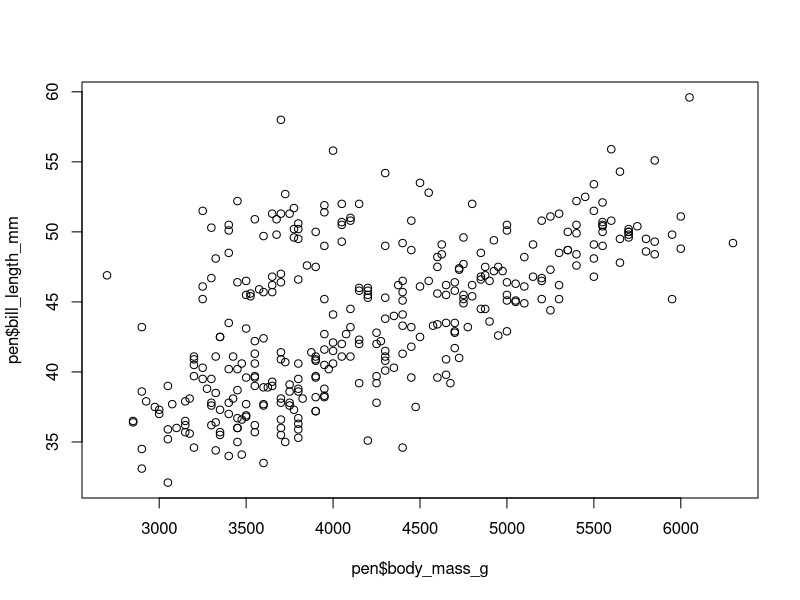
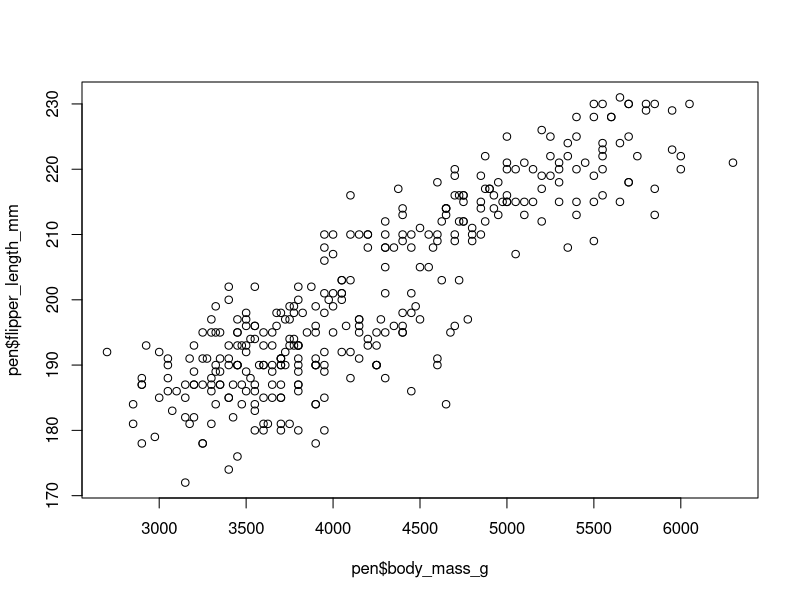
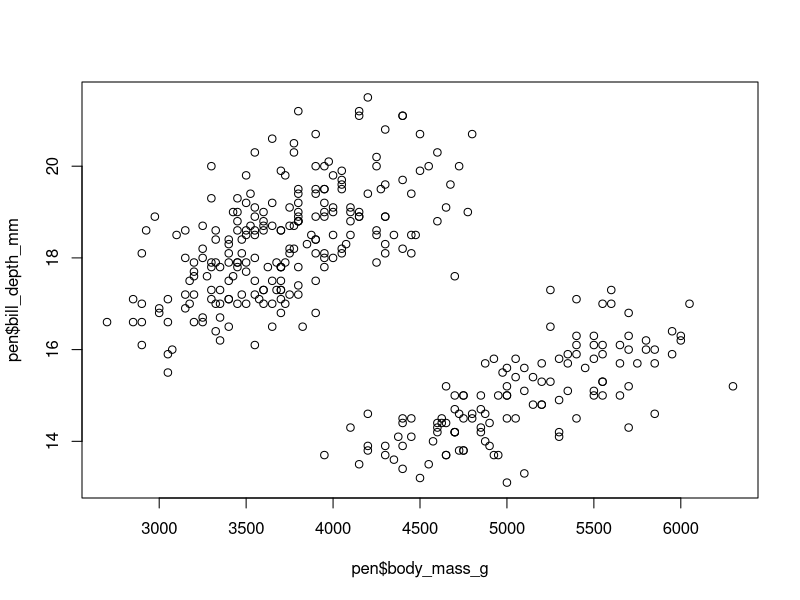
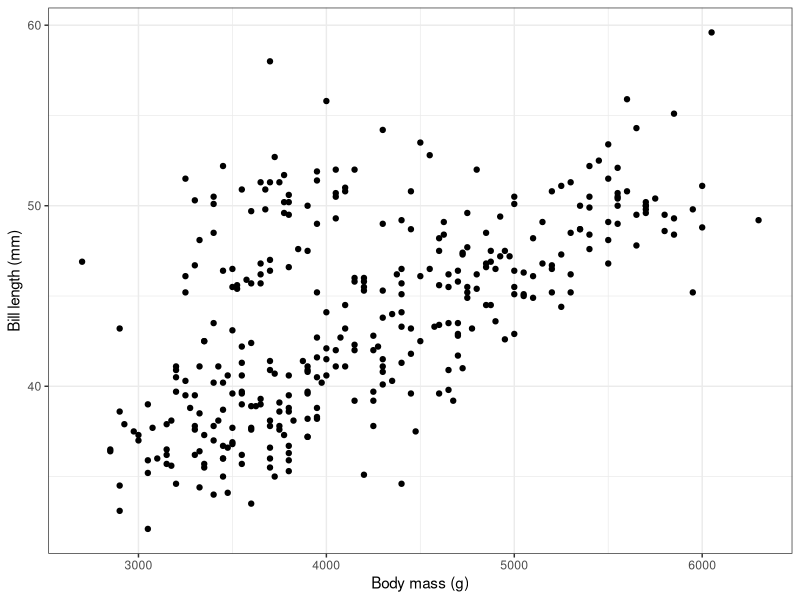
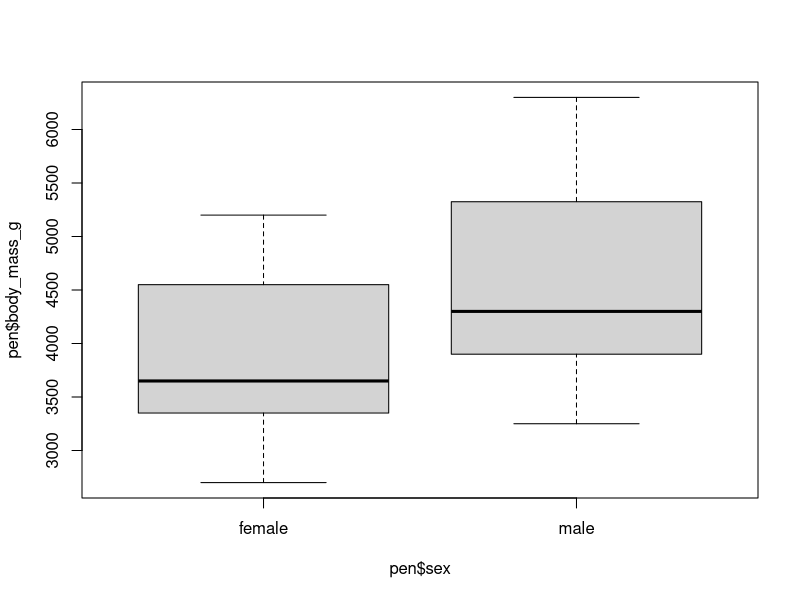
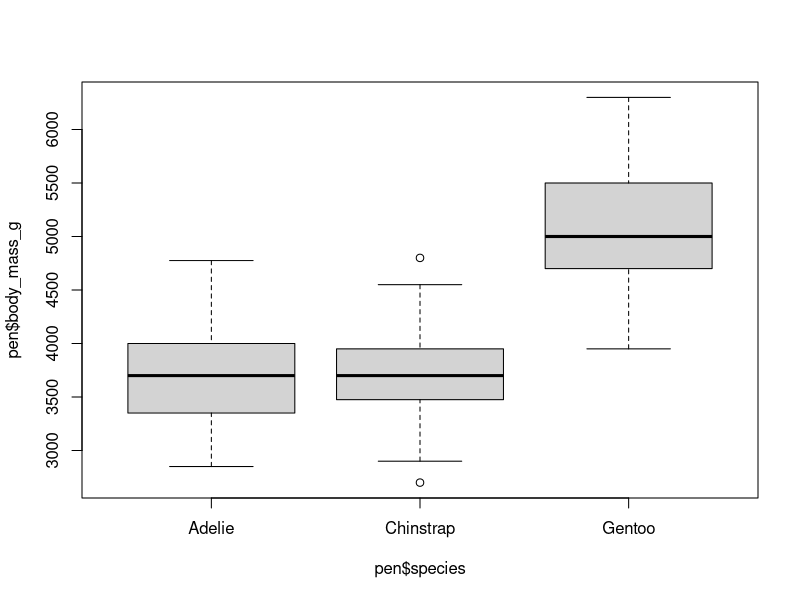
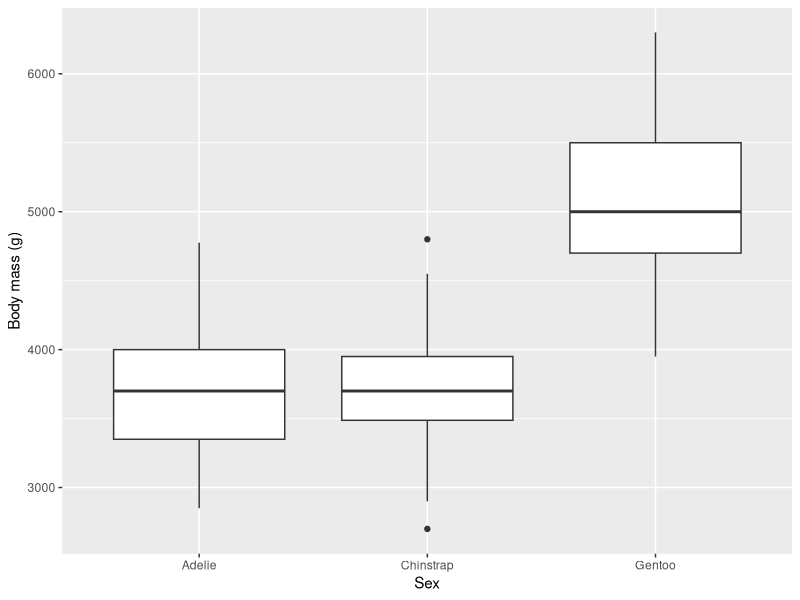
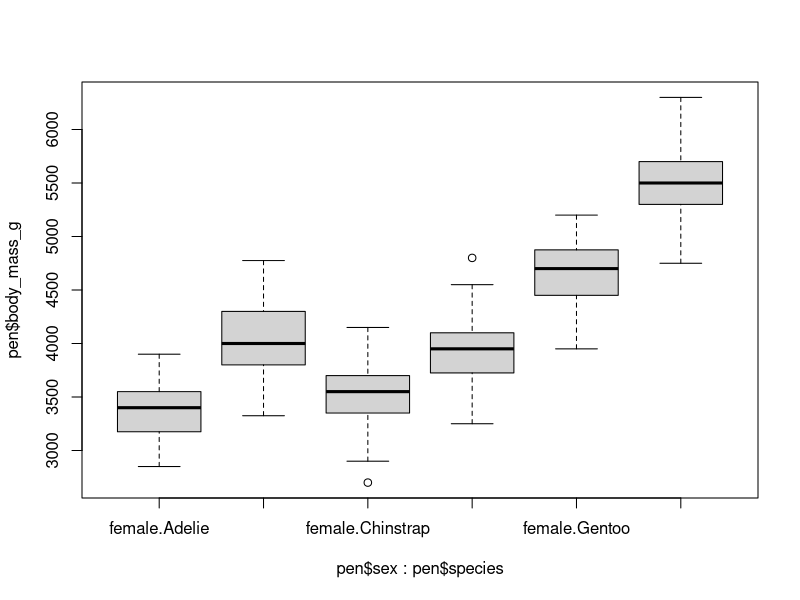

Here is the R script that generated these plots, in order:
####------------------------------------------------------------------------####
## EXAMPLE SCRIPT FOR NATURAL RESOURCE SAMPLING
# November 2024
# Brought to you in 4-D
# Dan Johnson
# Denver Cayetano
# Diego Rocha
# D. Alex Bowers
####------------------------------------------------------------------------####



####---- OBJECTIVES ------------------------------------------------------------

# You will get an introduction into how to:
 # Create objects
 # View, explore and subset data
 # Create scatter and box plots with base R and ggplot
 # Conduct T-test, ANOVA and Linear regression and view results



####---- TIPS AND TRICKS -------------------------------------------------------  

# Hash tags allow you to comment..this way R doesn't mistake it for code or a function
# Multiple hash tags allow creation of collapsible sections in the code
# CTRL + ENTER allow you to run a line of code
# this symbol <- allow you to assign an object
# Just as in Excel functions end with ()
# We can use the dollar sign ($) to select a particular column from data e.g. pen$species
# Shorter object names saves time typing and reduces typing errors
# Only use an object name once



####---- ONLINE RESOURCES TO LEARN R -------------------------------------------

# https://ourcodingclub.github.io/tutorials
# https://swirlstats.com/



####---- LOAD PACKAGES/LIBRARIES -----------------------------------------------

# Libraries/package have pre-made tools/functions that help us to work with data and make figures
# Some functions are built into R and require no libraries/packages

library(ggplot2)  # for making figures
library(palmerpenguins) # Gives us some data to work with



####---- LOAD DATA -------------------------------------------------------------

# Let's load some data to play with. 
# We will use data about penguins from the palmerpenguins package above

pen <- penguins # import penguins data & shorten to "pen" to avoid mispelling



####---- EXPLORE THE DATA ------------------------------------------------------

# We will look at the object 'pen' with the view function...look at the columns
View(pen)

head(pen) # gives you the first six rows of the dataset
tail(pen) # gives you the last six rows of the dataset
names(pen) # gives you the names of the columns in your dataset

# Let's look at the number of individuals per species on each island
table(pen$species, pen$island) # which species occur on which islands?

# Let's summarize all the columns with the summary function
summary(pen)

# Calculate max, min and mean body mass 
max(pen$body_mass_g, na.rm = T)
min(pen$body_mass_g, na.rm = T)
mean(pen$body_mass_g, na.rm = T)


####--- VISUALIZE THE DATA: SCATTER PLOTS --------------------------------------
# the plot function create scatter plots of two variables

plot(pen$body_mass_g, pen$bill_length_mm) # scatter plot of body mass vs bill length

plot(pen$body_mass_g, pen$flipper_length_mm) # scatter plot of body mass vs flipper length

plot(pen$body_mass_g, pen$bill_depth_mm) # scatter plot of body mass vs bill depth

# Remember the ggplot2 package we loaded above? This gives prettier figures
ggplot(data = pen, aes(x = body_mass_g, y = bill_length_mm)) +
  geom_point() +
  theme_bw() + # the theme is the style of the plot...try replacing this with theme_classic()
  labs(x = "Body mass (g)", y = "Bill length (mm)") # Rename the axis



####--- VISUALIZE THE DATA: BOX PLOTS ------------------------------------------

# The boxplot function creates box plots of a continuous variable by groups

boxplot(pen$body_mass_g ~ pen$sex) # box plot of body mass vs sex

boxplot(pen$body_mass_g ~ pen$species) # box plot of body mass vs sex

# A fancier plot with ggplot -- try adding a theme here
ggplot(data = pen, aes(x = species, y = body_mass_g)) +
  geom_boxplot() +
  labs(x = "Sex", y = "Body mass (g)") # Rename the axis

### FROM DENVER--- I THINK BELOW MIGHT BE TOO MUCH TOO SOON
boxplot(pen$body_mass_g ~ pen$sex*pen$species)
boxplot(pen$body_mass_g ~ pen$sex*pen$species*pen$island)

ggplot(pen, aes(x = sex, y = body_mass_g))+
  geom_boxplot()+
  facet_grid(species~island)



####---- DATA ANALYSIS: T-TEST -------------------------------------------------

# Adelie penguins occur on all islands, right?
table(pen$species, pen$island)

# Let's subset data only for Adelie penguins and save as a different object
adel <- subset(pen, pen$species == 'Adelie')

# Do Adelie penguins differ in weight by sex? We can answer this with a T-test
male_adel <- subset(adel, adel$sex=='male') # subset data for males
female_adel <- subset(adel, adel$sex=='female') # subset data for females

# view the subsetted data
View(male_adel)
View(female_adel)

# Test for differences with T-test
t.test(x = male_adel$body_mass_g, y = female_adel$body_mass_g) # is there a significant difference?



####---- DATA ANALYSIS: ANOVA --------------------------------------------------

# Does the weight of male Adelie penguins differ by island?
View(male_adel)

ggplot(male_adel, aes(x = island, y = body_mass_g))+
  geom_boxplot() +
  labs(x = 'Island', y = "Body mass (g)") +
  theme_bw()


# Let's test with an ANOVA -- can be written two ways
anova_mod <- aov(male_adel$body_mass_g ~ male_adel$island) 

anova_mod <- aov(body_mass_g ~ island, data = male_adel)

summary(anova_mod) # Is there a signicant difference?


# Remember that complicated Tukey post-hoc test in excel?
TukeyHSD(anova_mod)


#### FROM DENVER --- ISNT ABOVE THE COMMON APPROACH? LEAVE LM FOR REGRESSION SECTION?
#mod <- lm(male_adel$body_mass_g ~ male_adel$island)
#anova(mod)



####---- DATA ANALYSIS: LINEAR REGRESSION --------------------------------------

# Is there a relationship between body mass and flipper length in female Adelie penguins?
View(female_adel)

plot(female_adel$body_mass_g, female_adel$bill_length_mm) # scatter plot of body mass vs bill length

# Let's test the relationship with a regression-- can be written two ways
regression_mod <- lm(female_adel$body_mass_g ~ female_adel$flipper_length_mm)

regression_mod <- lm(body_mass_g ~ flipper_length_mm, data = female_adel)

summary(regression_mod) # Is there a significant relationship?

ggplot(female_adel, aes(x = flipper_length_mm, y = body_mass_g)) +
  geom_point() +
  geom_smooth(method = 'lm') + # this adds a trendline like in Excel
  labs(x = "Flipper length (mm)", y = "Body mass (g)") +
  theme_bw()




####---- COOL CUSTOM GRAPHS WITH GGPLOT -----------------------------------------------

# ggplot gives you an array of possibilities when plotting, you can change the points 
# size, shape, colors, the plot theme. Let's try something different. 

ggplot(data = pen, aes(x = flipper_length_mm, y = body_mass_g)) +
  geom_point(color = "darkgreen", 
             size = 3) +  # scatter plot of points
  geom_smooth(method = "lm", 
              se = FALSE, 
              color = "red", 
              size = 1.5) +  # add regression line
  labs(title = "Flipper Length vs Body Mass",
       x = "Flipper Length (mm)", 
       y = "Body Mass (g)") + 
  theme_minimal()  # minimal theme for a cleaner look


# Create the second plot (Flipper Length vs Body Mass) with different customizations
ggplot(data = pen, aes(x = flipper_length_mm, y = body_mass_g)) +
  # Change the point shape to a triangle and set the color to blue
  geom_point(shape = 17, color = "steelblue", size = 4) +  
  # Add the regression line with a thicker, dashed orange line
  geom_smooth(method = "lm", se = FALSE, color = "orange", size = 1.5, linetype = "dashed") +  
  # Customize the labels and title with a more bold font
  labs(title = "Flipper Length vs Body Mass", 
       x = "Flipper Length (mm)", 
       y = "Body Mass (g)") + 
  theme_classic() +  # Change to classic theme (there's other possibilities as well)
  # Customize the font and size of the axis labels and title
  theme(axis.title = element_text(size = 14, face = "bold"), 
        axis.text = element_text(size = 12), 
        plot.title = element_text(size = 16, face = "bold", hjust = 0.5))






#### FROM DENVER -- I think below should be removed. I think subsetting model coefs, 
# pasting and adding annotations adds a lot more function and arguments that will create confusion


# VIEWING THE DATA
# There is a couple of different ways to explore this data
head(pen) # gives you the first six rows of the dataset
tail(pen) # gives you the last six rows of the dataset
names(pen) # gives you the names of the variables in your dataset

# RUNNING THE REGRESSION
# For this example, we are going to run try to estimate body mass from bill length 
regression1 <- lm(body_mass_g ~ bill_length_mm, data = pen) # lm is the built-in 
# function for linear model, the first argument defines 
# the response variable, the second argument defines 
# the explanatory variable, and the data argument
# tells what data is going to be used 

# SUMMARY OF THE REGRESSION
# This will give you your intercept, slope, p-value, along with some additional stats
summary(regression1) 

# PLOTTING
# This will plot a scatterplot on the plots pane
plot(pen$bill_length_mm, pen$body_mass_g,
     main = "Bill Length vs Body Mass",
     xlab = "Bill Length (mm)", ylab = "Body Mass (g)",
     pch = 19, col = "black")

# Add the regression line to the plot
abline(regression1, col = "red", lwd = 2) # lwd defines the line width

# Add the regression equation and R-squared to the plot
# We will extract the slope and intercept from the regression using the functions below
intercept1 <- coef(regression1)[1]
slope1 <- coef(regression1)[2]
r_squared1 <- summary(regression1)$r.squared

# Create a label with the equation and R-squared (this is the label that is going on the plot)
equation1 <- paste("y = ", round(intercept1, 2), " + ", round(slope1, 2), "x", sep = "")
r2_label1 <- paste("R² = ", round(r_squared1, 2), sep = "")

# Now we can plot this on the scattterplot using x and y coordinates
text(x = 35, y = 6000, labels = equation1, col = "black", cex = 0.8) # x and y can be adjusted
text(x = 35, y = 5800, labels = r2_label1, col = "black", cex = 0.8)


# Now let's try another regression model using flipper length to predict body mass
regression2 <- lm(body_mass_g ~ flipper_length_mm, data = pen)

# Summary of the second model
summary(regression2)

# Extract the equation and R-squared value for the second model
intercept2 <- coef(regression2)[1]
slope2 <- coef(regression2)[2]
r_squared2 <- summary(regression2)$r.squared

# Create a label with the equation and R-squared (this is the label that is going on the plot)
equation2 <- paste("y = ", round(intercept2, 2), " + ", round(slope2, 2), "x", sep = "")
r2_label2 <- paste("R² = ", round(r_squared2, 2), sep = "")

# For this plot, we are going to use ggplot instead of base R
ggplot(pen, aes(x = flipper_length_mm, y = body_mass_g)) +
  geom_point(color = "darkgreen", size = 3) +  # scatter plot of points
  geom_smooth(method = "lm", se = FALSE, color = "red", size = 1.5) +  # add regression line
  labs(title = "Flipper Length vs Body Mass",
       x = "Flipper Length (mm)", y = "Body Mass (g)") + 
  theme_minimal() +  # minimal theme for a cleaner look
  # Add the regression equation and R-squared to the plot
  annotate("text", x = 190, y = 6000, label = equation2, color = "black", size = 4) + 
  annotate("text", x = 190, y = 5800, label = r2_label2, color = "black", size = 4)

# ggplot gives you an array of possibilities when plotting, you can change the points 
# size, shape, colors, the plot theme. Let's try something different. 


# Create the second plot (Flipper Length vs Body Mass) with different customizations
ggplot(pen, aes(x = flipper_length_mm, y = body_mass_g)) +
  # Change the point shape to a triangle and set the color to blue
  geom_point(shape = 17, color = "steelblue", size = 4) +  
  # Add the regression line with a thicker, dashed orange line
  geom_smooth(method = "lm", se = FALSE, color = "orange", size = 1.5, linetype = "dashed") +  
  # Customize the labels and title with a more bold font
  labs(title = "Flipper Length vs Body Mass", 
       x = "Flipper Length (mm)", y = "Body Mass (g)") + 
  theme_classic() +  # Change to classic theme (there's other possibilities as well)
  # Customize the font and size of the axis labels and title
  theme(axis.title = element_text(size = 14, face = "bold"), 
        axis.text = element_text(size = 12), 
        plot.title = element_text(size = 16, face = "bold", hjust = 0.5)) + 
  # Add the regression equation and R-squared value
  annotate("text", x = 190, y = 6000, label = equation2, color = "black", size = 4) + 
  annotate("text", x = 190, y = 5800, label = r2_label2, color = "black", size = 4)
